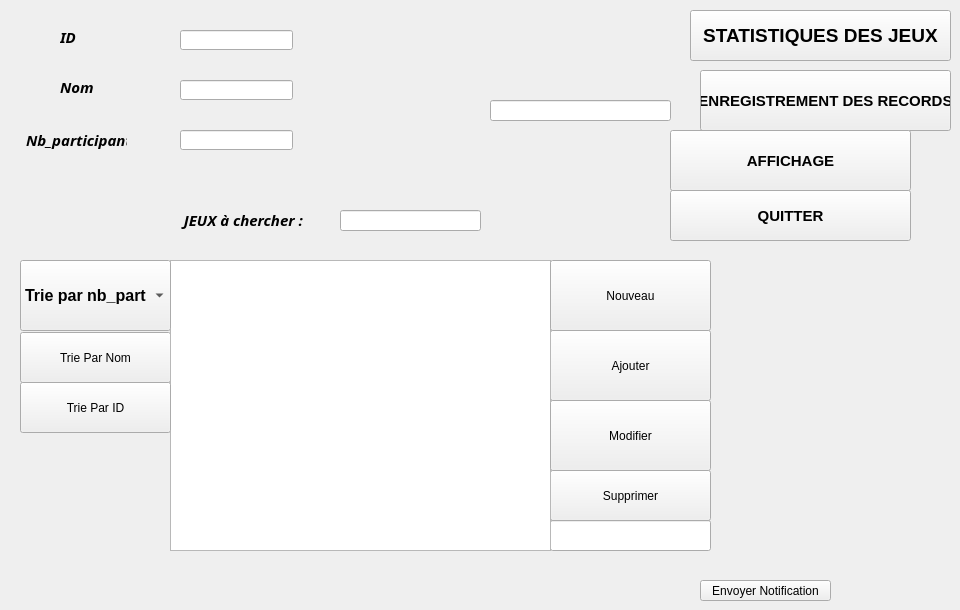
      <widget class="QWidget" name="tab_5">
       <attribute name="title">
        <string>JEUX</string>
       </attribute>
       <widget class="QPushButton" name="pushButton_27">
        <property name="geometry">
         <rect>
          <x>550</x>
          <y>330</y>
          <width>161</width>
          <height>71</height>
         </rect>
        </property>
        <property name="focusPolicy">
         <enum>Qt::ClickFocus</enum>
        </property>
        <property name="text">
         <string>Ajouter</string>
        </property>
       </widget>
       <widget class="QLineEdit" name="le_id_cherch">
        <property name="geometry">
         <rect>
          <x>340</x>
          <y>210</y>
          <width>141</width>
          <height>21</height>
         </rect>
        </property>
       </widget>
       <widget class="QLabel" name="label_31">
        <property name="geometry">
         <rect>
          <x>60</x>
          <y>80</y>
          <width>47</width>
          <height>14</height>
         </rect>
        </property>
        <property name="font">
         <font>
          <family>Bahnschrift</family>
          <pointsize>11</pointsize>
          <weight>75</weight>
          <italic>true</italic>
          <bold>true</bold>
         </font>
        </property>
        <property name="text">
         <string>Nom</string>
        </property>
       </widget>
       <widget class="QPushButton" name="pushButton_28">
        <property name="geometry">
         <rect>
          <x>700</x>
          <y>70</y>
          <width>251</width>
          <height>61</height>
         </rect>
        </property>
        <property name="font">
         <font>
          <family>Nirmala UI</family>
          <pointsize>11</pointsize>
          <weight>75</weight>
          <bold>true</bold>
         </font>
        </property>
        <property name="focusPolicy">
         <enum>Qt::ClickFocus</enum>
        </property>
        <property name="text">
         <string>ENREGISTREMENT DES RECORDS</string>
        </property>
       </widget>
       <widget class="QPushButton" name="pushButton_29">
        <property name="geometry">
         <rect>
          <x>20</x>
          <y>332</y>
          <width>151</width>
          <height>51</height>
         </rect>
        </property>
        <property name="text">
         <string>Trie Par Nom</string>
        </property>
       </widget>
       <widget class="QPushButton" name="showMessagePushButton">
        <property name="geometry">
         <rect>
          <x>700</x>
          <y>580</y>
          <width>131</width>
          <height>21</height>
         </rect>
        </property>
        <property name="text">
         <string>Envoyer Notification</string>
        </property>
       </widget>
       <widget class="QPushButton" name="pushButton_30">
        <property name="geometry">
         <rect>
          <x>670</x>
          <y>190</y>
          <width>241</width>
          <height>51</height>
         </rect>
        </property>
        <property name="font">
         <font>
          <family>Nirmala UI</family>
          <pointsize>11</pointsize>
          <weight>75</weight>
          <bold>true</bold>
         </font>
        </property>
        <property name="focusPolicy">
         <enum>Qt::ClickFocus</enum>
        </property>
        <property name="text">
         <string>QUITTER</string>
        </property>
       </widget>
       <widget class="QPushButton" name="pushButton_31">
        <property name="geometry">
         <rect>
          <x>550</x>
          <y>470</y>
          <width>161</width>
          <height>51</height>
         </rect>
        </property>
        <property name="focusPolicy">
         <enum>Qt::ClickFocus</enum>
        </property>
        <property name="text">
         <string>Supprimer</string>
        </property>
       </widget>
       <widget class="QLineEdit" name="le_id_suppri">
        <property name="geometry">
         <rect>
          <x>550</x>
          <y>520</y>
          <width>161</width>
          <height>31</height>
         </rect>
        </property>
       </widget>
       <widget class="QTableView" name="tableView_5">
        <property name="geometry">
         <rect>
          <x>170</x>
          <y>260</y>
          <width>381</width>
          <height>291</height>
         </rect>
        </property>
        <property name="autoFillBackground">
         <bool>true</bool>
        </property>
        <property name="alternatingRowColors">
         <bool>true</bool>
        </property>
       </widget>
       <widget class="QLineEdit" name="le_id_4">
        <property name="geometry">
         <rect>
          <x>180</x>
          <y>30</y>
          <width>113</width>
          <height>20</height>
         </rect>
        </property>
       </widget>
       <widget class="QPushButton" name="pushButton_32">
        <property name="geometry">
         <rect>
          <x>690</x>
          <y>10</y>
          <width>261</width>
          <height>51</height>
         </rect>
        </property>
        <property name="font">
         <font>
          <family>Nirmala UI</family>
          <pointsize>14</pointsize>
          <weight>75</weight>
          <bold>true</bold>
         </font>
        </property>
        <property name="focusPolicy">
         <enum>Qt::ClickFocus</enum>
        </property>
        <property name="text">
         <string>STATISTIQUES DES JEUX</string>
        </property>
       </widget>
       <widget class="QLineEdit" name="le_nom_4">
        <property name="geometry">
         <rect>
          <x>180</x>
          <y>80</y>
          <width>113</width>
          <height>20</height>
         </rect>
        </property>
       </widget>
       <widget class="QComboBox" name="comboBox_6">
        <property name="geometry">
         <rect>
          <x>20</x>
          <y>260</y>
          <width>151</width>
          <height>71</height>
         </rect>
        </property>
        <property name="font">
         <font>
          <pointsize>12</pointsize>
          <weight>75</weight>
          <bold>true</bold>
         </font>
        </property>
        <item>
         <property name="text">
          <string>Trie par nb_part</string>
         </property>
        </item>
        <item>
         <property name="text">
          <string>Trie par nom</string>
         </property>
        </item>
        <item>
         <property name="text">
          <string>Trie par categorie</string>
         </property>
        </item>
       </widget>
       <widget class="QPushButton" name="pushButton_33">
        <property name="geometry">
         <rect>
          <x>550</x>
          <y>400</y>
          <width>161</width>
          <height>71</height>
         </rect>
        </property>
        <property name="focusPolicy">
         <enum>Qt::ClickFocus</enum>
        </property>
        <property name="text">
         <string>Modifier</string>
        </property>
       </widget>
       <widget class="QPushButton" name="pushButton_40">
        <property name="geometry">
         <rect>
          <x>20</x>
          <y>382</y>
          <width>151</width>
          <height>51</height>
         </rect>
        </property>
        <property name="text">
         <string>Trie Par ID</string>
        </property>
       </widget>
       <widget class="QLineEdit" name="le_nb_parti">
        <property name="geometry">
         <rect>
          <x>180</x>
          <y>130</y>
          <width>113</width>
          <height>20</height>
         </rect>
        </property>
       </widget>
       <widget class="QPushButton" name="pushButton_41">
        <property name="geometry">
         <rect>
          <x>550</x>
          <y>260</y>
          <width>161</width>
          <height>71</height>
         </rect>
        </property>
        <property name="focusPolicy">
         <enum>Qt::ClickFocus</enum>
        </property>
        <property name="text">
         <string>Nouveau</string>
        </property>
       </widget>
       <widget class="QLineEdit" name="fichier_3">
        <property name="geometry">
         <rect>
          <x>490</x>
          <y>100</y>
          <width>181</width>
          <height>21</height>
         </rect>
        </property>
       </widget>
       <widget class="QPushButton" name="pushButton_42">
        <property name="geometry">
         <rect>
          <x>670</x>
          <y>130</y>
          <width>241</width>
          <height>61</height>
         </rect>
        </property>
        <property name="font">
         <font>
          <family>Nirmala UI</family>
          <pointsize>11</pointsize>
          <weight>75</weight>
          <bold>true</bold>
         </font>
        </property>
        <property name="focusPolicy">
         <enum>Qt::ClickFocus</enum>
        </property>
        <property name="text">
         <string>AFFICHAGE</string>
        </property>
       </widget>
       <widget class="QLabel" name="label_32">
        <property name="geometry">
         <rect>
          <x>26</x>
          <y>130</y>
          <width>101</width>
          <height>20</height>
         </rect>
        </property>
        <property name="font">
         <font>
          <family>Bahnschrift</family>
          <pointsize>11</pointsize>
          <weight>75</weight>
          <italic>true</italic>
          <bold>true</bold>
         </font>
        </property>
        <property name="text">
         <string>Nb_participants</string>
        </property>
       </widget>
       <widget class="QLabel" name="label_33">
        <property name="geometry">
         <rect>
          <x>180</x>
          <y>210</y>
          <width>151</width>
          <height>20</height>
         </rect>
        </property>
        <property name="font">
         <font>
          <family>Bahnschrift</family>
          <pointsize>11</pointsize>
          <weight>75</weight>
          <italic>true</italic>
          <bold>true</bold>
         </font>
        </property>
        <property name="text">
         <string> JEUX à chercher :</string>
        </property>
       </widget>
       <widget class="QLabel" name="label_34">
        <property name="geometry">
         <rect>
          <x>60</x>
          <y>30</y>
          <width>47</width>
          <height>14</height>
         </rect>
        </property>
        <property name="font">
         <font>
          <family>Bahnschrift</family>
          <pointsize>11</pointsize>
          <weight>75</weight>
          <italic>true</italic>
          <bold>true</bold>
         </font>
        </property>
        <property name="text">
         <string>ID</string>
        </property>
       </widget>
      </widget>
